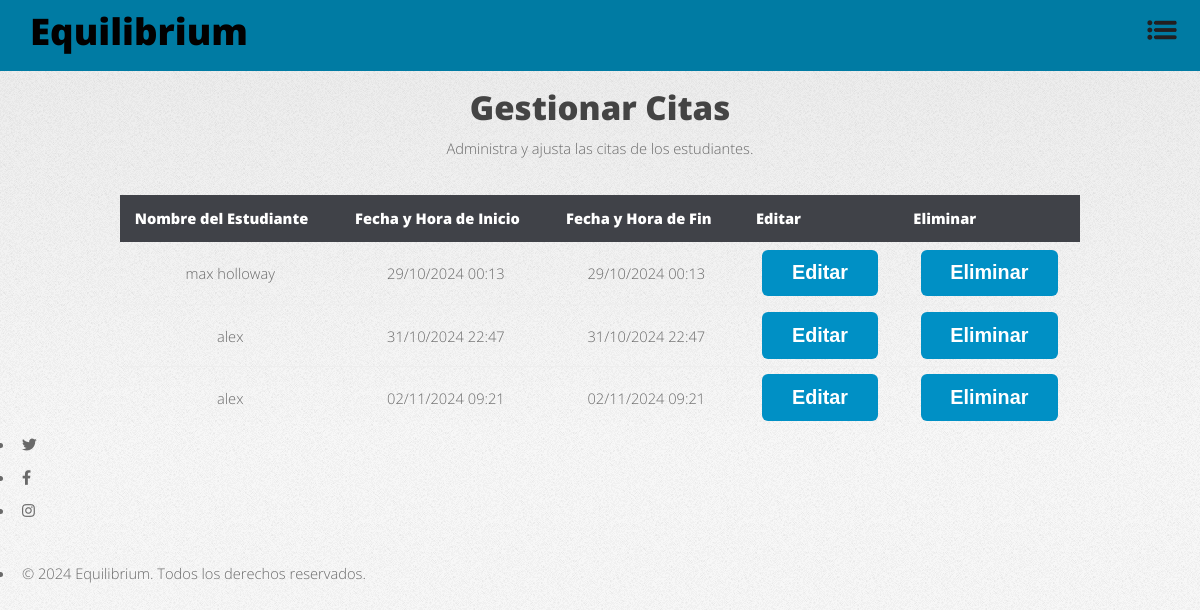
The page /psychologist/manage_appointments/ (signed in) on the database as committed earlier.
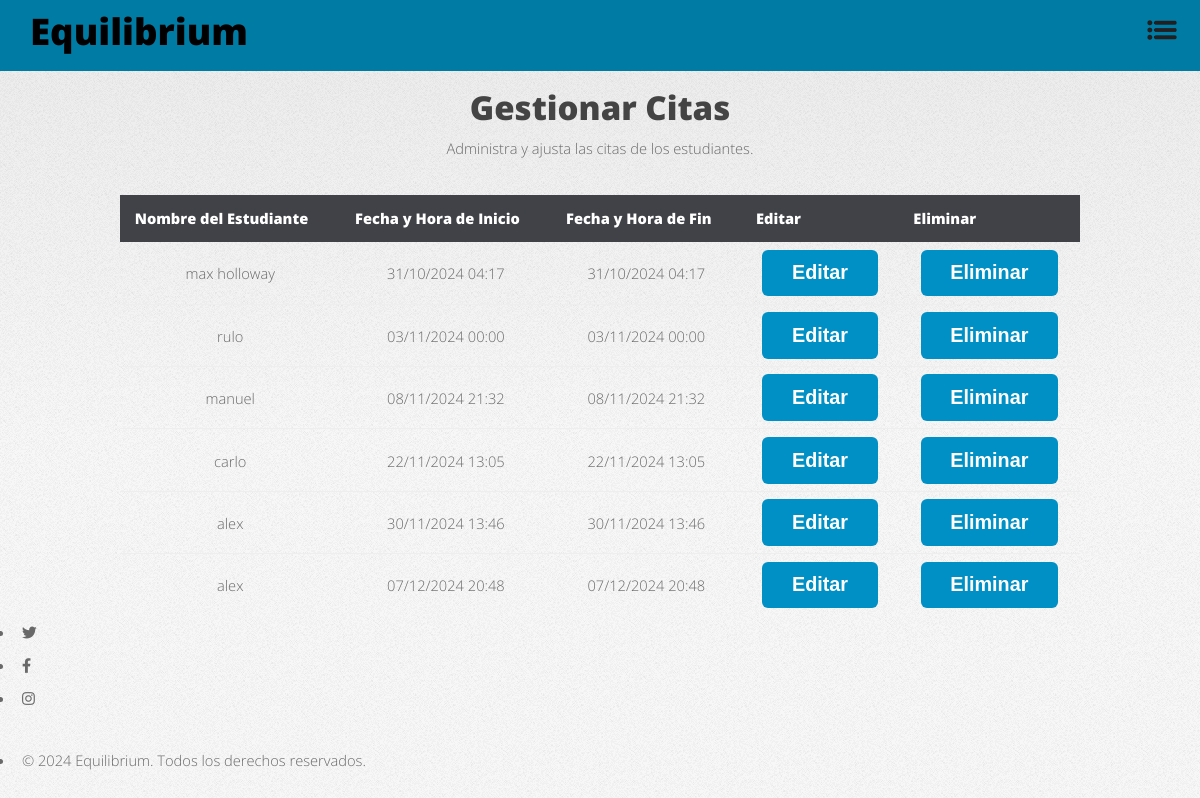
The same page on the database as committed later.
### main/models.py (models this page shows, shortened)
class Appointment(models.Model):
    student = models.ForeignKey('Student', on_delete=models.CASCADE)
    psychologist = models.ForeignKey('Psychologist', on_delete=models.CASCADE)
    start_time = models.DateTimeField()
    end_time = models.DateTimeField()

class Student(models.Model):
    user = models.OneToOneField(User, on_delete=models.CASCADE, related_name='student_profile')
    name = models.CharField(max_length=100)
    age = models.IntegerField()
    email = models.EmailField(unique=True)
    student_number = models.CharField(max_length=20, unique=True)
    location = models.CharField(max_length=100)
    profile_photo = models.ImageField(upload_to='profile_photos/', null=True, blank=True)
    psychologist = models.ForeignKey(
        Psychologist,
        on_delete=models.SET_NULL,
        null=True,
        blank=True,
        related_name='assigned_students'
    )

### main/views.py (the view)
# urls.py: path('psychologist/manage_appointments/', views.manage_appointments, name='manage_appointments'),
@login_required
def manage_appointments(request):
    if not hasattr(request.user, 'psychologist_profile'):
        return redirect('home')  # Redirige a la página principal si no es psicólogo
    psychologist = request.user.psychologist_profile
    appointments = Appointment.objects.filter(psychologist=psychologist).order_by('start_time')
    if request.method == 'POST' and 'delete_appointment_id' in request.POST:
        appointment_id = request.POST['delete_appointment_id']
        appointment = get_object_or_404(Appointment, id=appointment_id, psychologist=psychologist)
        appointment.delete()
        messages.success(request, 'La cita ha sido eliminada exitosamente.')
        return redirect('manage_appointments')
    return render(request, 'manage_appointments.html', {
        'appointments': appointments,
    })

### main/templates/manage_appointments.html (shortened to what this page needs)
<!DOCTYPE html>
<html lang="es">
<head>
    {% load static %}
    <link rel="stylesheet" href="{% static 'css/fontawesome-all.min.css' %}">
    <link rel="stylesheet" href="{% static 'css/main.css' %}">
</head>
<body class="is-preload">
    <div id="page-wrapper">
        <div class="blue-bar">
            <h1 id="logo"><a href="{% url 'home' %}">Equilibrium</a></h1>
            <nav id="nav">
                <ul>
                    <li class="dropdown">
                        <a href="javascript:void(0)" class="dropbtn">
                            <img src="{% static 'img/menu-icon.png' %}" alt="Menú" class="menu-icon">
                        </a>
                    </li>
                </ul>
            </nav>
        </div>
        <section id="main" class="container">
            <header class="major">
                <h2>Gestionar Citas</h2>
                <p>Administra y ajusta las citas de los estudiantes.</p>
            </header>
            <table class="alt">
                <thead>
                    <tr>
                        <th>Nombre del Estudiante</th>
                        <th>Fecha y Hora de Inicio</th>
                        <th>Fecha y Hora de Fin</th>
                        <th>Editar</th>
                        <th>Eliminar</th>
                    </tr>
                </thead>
                <tbody>
                    {% for appointment in appointments %}
                    <tr>
                        <td>{{ appointment.student.name }}</td>
                        <td>{{ appointment.start_time|date:"d/m/Y H:i" }}</td>
                        <td>{{ appointment.end_time|date:"d/m/Y H:i" }}</td>
                        <td>
                            <form method="GET" action="{% url 'edit_appointment' appointment.id %}" style="display:inline;">
                                <button type="submit" class="button primary small">Editar</button>
                            </form>
                        </td>
                        <td>
                            <form method="POST" style="display:inline;" onsubmit="return confirm('¿Estás seguro de que quieres eliminar esta cita?');">
                                <button type="submit" class="button small">Eliminar</button>
                            </form>
                        </td>
                    </tr>
                    {% empty %}
                        <tr>
                            <td colspan="5">No hay citas programadas.</td>
                        </tr>
                    {% endfor %}
                </tbody>
            </table>
        </section>
        <footer id="footer">
            <ul class="icons">
                <li><a href="#" class="icon brands fa-twitter"><span class="label">Twitter</span></a></li>
                <li><a href="#" class="icon brands fa-facebook-f"><span class="label">Facebook</span></a></li>
                <li><a href="#" class="icon brands fa-instagram"><span class="label">Instagram</span></a></li>
            </ul>
            <ul class="copyright">
                <li>&copy; 2024 Equilibrium. Todos los derechos reservados.</li>
            </ul>
        </footer>
    </div>
</body>
</html>

Rows that differ between the two databases and show on the page:
removed Appointment: student.name "alex", start_time "31/10/2024 22:47", end_time "31/10/2024 22:47"
removed Appointment: student.name "alex", start_time "02/11/2024 09:21", end_time "02/11/2024 09:21"
changed Appointment "max holloway": start_time "29/10/2024 00:13" → "31/10/2024 04:17"; end_time "29/10/2024 00:13" → "31/10/2024 04:17"
added Appointment: student.name "rulo", start_time "03/11/2024 00:00", end_time "03/11/2024 00:00"
added Appointment: student.name "manuel", start_time "08/11/2024 21:32", end_time "08/11/2024 21:32"
added Appointment: student.name "carlo", start_time "22/11/2024 13:05", end_time "22/11/2024 13:05"
added Appointment: student.name "alex", start_time "30/11/2024 13:46", end_time "30/11/2024 13:46"
added Appointment: student.name "alex", start_time "07/12/2024 20:48", end_time "07/12/2024 20:48"
